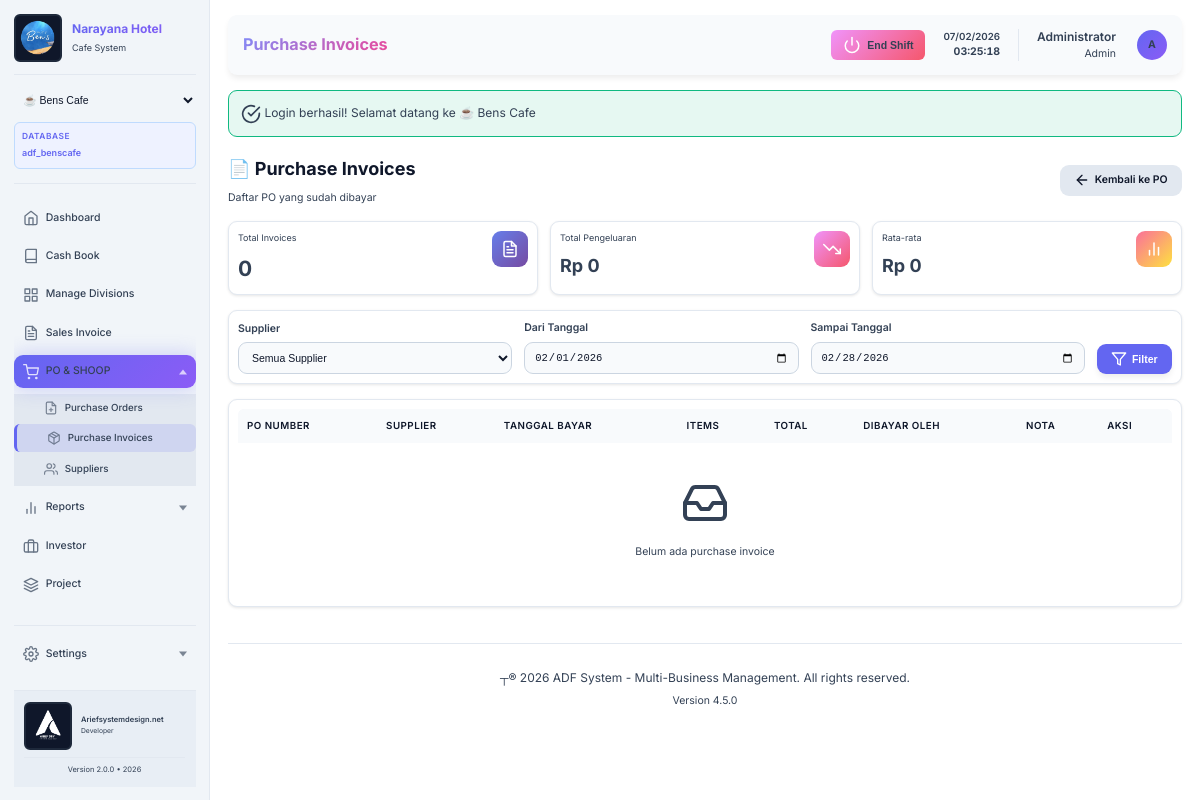
Screenshot of /adf_system/modules/procurement/purchases.php (signed in) with the database file from the repository.
### tables this page shows
CREATE TABLE `settings` (
  `id` int(11) NOT NULL AUTO_INCREMENT,
  `setting_key` varchar(100) NOT NULL,
  `setting_value` longtext DEFAULT NULL,
  `setting_type` varchar(50) DEFAULT 'string',
  `description` text DEFAULT NULL,
  `created_at` timestamp NOT NULL DEFAULT current_timestamp(),
  `updated_at` timestamp NOT NULL DEFAULT current_timestamp() ON UPDATE current_timestamp(),
  PRIMARY KEY (`id`),
  UNIQUE KEY `setting_key` (`setting_key`),
  KEY `idx_key` (`setting_key`)
);

### adf_system/modules/procurement/purchases.php (the view, shortened to what the rows shown need)
<?php
require_once '../../config/database.php';
$pageTitle = 'Purchase Invoices';
include '../../includes/header.php';
?>
<div style="margin-bottom: 1.25rem;">
    <div style="display: flex; justify-content: space-between; align-items: center;">
        <div>
            <h2 style="font-size: 1.5rem; font-weight: 700; color: var(--text-primary); margin-bottom: 0.5rem;">
                📄 Purchase Invoices
            </h2>
        </div>
    </div>
</div>
<div class="card">
    <table class="table">
        <thead>
            <tr>
                <th>PO Number</th>
                <th>Supplier</th>
                <th>Tanggal Bayar</th>
                <th>Items</th>
                <th>Total</th>
                <th>Dibayar Oleh</th>
                <th>Nota</th>
                <th>Aksi</th>
            </tr>
        </thead>
    </table>
</div>
<?php include '../../includes/footer.php'; ?>

### adf_system/includes/header.php (shortened to what the rows shown need)
<!DOCTYPE html>
<html lang="<?php echo $_SESSION['user_language'] ?? 'id'; ?>">
<head>
    <link rel="stylesheet" href="<?php echo BASE_URL; ?>/assets/css/style.css?v=<?php echo time(); ?>">
</head>
<?php
$userTheme = 'dark';
if (isset($_SESSION['user_id'])) {
    try {
        require_once __DIR__ . '/../config/database.php';
        $db = Database::getInstance();
        $themeResult = $db->fetchOne(
            "SELECT theme FROM user_preferences WHERE user_id = ? AND branch_id = ? LIMIT 1",
            [$_SESSION['user_id'], ACTIVE_BUSINESS_ID]
        );
        if ($themeResult && !empty($themeResult['theme'])) {
            $userTheme = $themeResult['theme'];
        } else {
            $fallbackTheme = $db->fetchOne(
                "SELECT theme FROM user_preferences WHERE user_id = ? LIMIT 1",
                [$_SESSION['user_id']]
            );
            if ($fallbackTheme && !empty($fallbackTheme['theme'])) {
                $userTheme = $fallbackTheme['theme'];
            }
        }
    } catch (Exception $e) {
        $userTheme = 'dark';
        $themeError = $e->getMessage();
    }
}
?>
<body data-theme="<?php echo htmlspecialchars($userTheme); ?>" data-business="<?php echo ACTIVE_BUSINESS_ID; ?>" data-business-type="<?php echo BUSINESS_TYPE; ?>">
    <div class="main-wrapper">
        <aside class="sidebar">
            <div class="sidebar-header">
                <?php
                $companyNameSetting = $db->fetchOne("SELECT setting_value FROM settings WHERE setting_key = 'company_name'");
                $displayCompanyName = ($companyNameSetting && $companyNameSetting['setting_value'])
                    ? $companyNameSetting['setting_value']
                    : BUSINESS_NAME;
                ?>
                <div style="display: flex; align-items: center; gap: 0.875rem;">
                    <div style="flex: 1;">
                        <h1 class="logo" style="margin: 0; font-size: 1rem;"><?php echo htmlspecialchars($displayCompanyName); ?></h1>
                        <p style="color: var(--text-muted); font-size: 0.75rem; margin: 0; margin-top: 0.25rem;"><?php echo ucfirst(BUSINESS_TYPE); ?> System</p>
                    </div>
                </div>
                        <?php
                        require_once __DIR__ . '/../config/database.php';
                        ?>
            </div>
        </aside>
        <main class="main-content">
            <div class="top-bar">
                <div>
                    <h1 class="page-title"><?php echo $pageTitle ?? 'Dashboard'; ?></h1>
                </div>
            </div>
            <div class="page-content">

### adf_system/includes/footer.php (shortened to what the rows shown need)
           </div>
           <?php
           $footerCopyrightSetting = $db->fetchOne("SELECT setting_value FROM settings WHERE setting_key = 'footer_copyright'");
           $footerCopyright = $footerCopyrightSetting['setting_value'] ?? ('© ' . APP_YEAR . ' ' . APP_NAME . '. All rights reserved.');
           $footerVersionSetting = $db->fetchOne("SELECT setting_value FROM settings WHERE setting_key = 'footer_version'");
           $footerVersion = $footerVersionSetting['setting_value'] ?? ('Version ' . APP_VERSION);
           ?>
           <footer style="margin-top: 3rem; padding: 2rem 0; border-top: 1px solid var(--bg-tertiary); text-align: center; color: var(--text-muted);">
               <p><?php echo htmlspecialchars($footerCopyright); ?></p>
               <p style="font-size: 0.875rem; margin-top: 0.5rem;"><?php echo htmlspecialchars($footerVersion); ?></p>
           </footer>
       </main>
   </div>
</body>
</html>

### rows the page displays
settings: setting_value "Narayana Hotel"
settings: setting_value "┬® 2026 ADF System - Multi-Business Management. All rights reserved."
settings: setting_value "Version 4.5.0"

### other values shown
BUSINESS_TYPE "Cafe"
$currentDb "adf_benscafe"
__('dashboard.title') "Dashboard"
__('cashbook.title') "Cash Book"
__('settings.divisions') "Manage Divisions"
__('settings.title') "Settings"
DEVELOPER_NAME "Ariefsystemdesign.net"
APP_VERSION "2.0.0"
APP_YEAR "2026"
$pageTitle "Purchase Invoices"
$_SESSION['full_name'] "Administrator"
$_SESSION['role'] "Admin"
substr($_SESSION['full_name'] ?? 'U', 0, 1) "A"
$success "Login berhasil! Selamat datang ke ☕ Bens Cafe"
count($purchases) "0"
